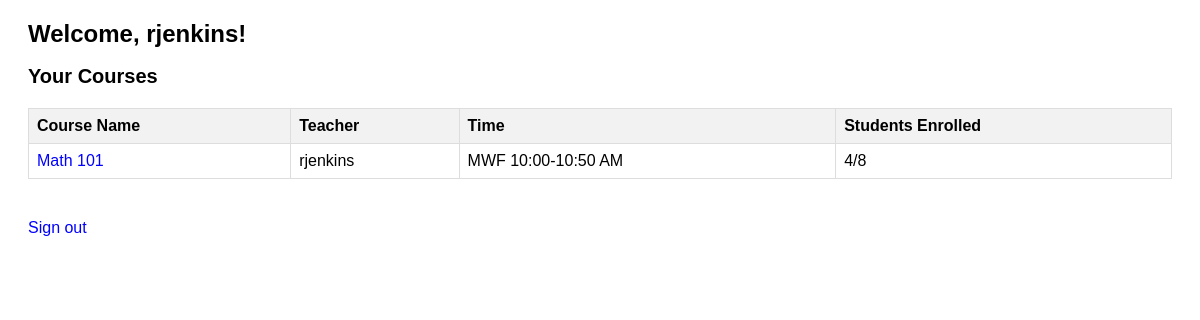
Screenshot of /dashboard/teacher (signed in) with the database file from the repository.
### models.py (models this page shows)
class User(db.Model):
    __tablename__ = 'auth'
    id = db.Column(db.Integer, primary_key=True)
    username = db.Column(db.String, unique=True, nullable=False)
    password = db.Column(db.String, nullable=False)  # Store plaintext password here
    role = db.Column(db.String, nullable=False)  # 'student', 'teacher', 'admin'

class Class(db.Model):
    __tablename__ = 'classes'
    id = db.Column(db.Integer, primary_key=True)
    name = db.Column(db.String, nullable=False)
    teacher_id = db.Column(db.Integer, db.ForeignKey('auth.id'), nullable=False)
    time = db.Column(db.String, nullable=False)
    capacity = db.Column(db.Integer, nullable=False)
    teacher = db.relationship('User', backref='classes', lazy=True)

### app.py (the view, shortened to what this page needs)
@app.route('/dashboard/<role>')
def dashboard(role):
    if role == 'teacher':
        teacher_id = session.get('id')
        if not teacher_id:
            flash("Unauthorized access! Please log in.", "danger")
            return redirect(url_for("login"))
        classes = Class.query.filter_by(teacher_id=teacher_id).all()
        class_info = [
            {
                'id': class_.id,
                'name': class_.name,
                'teacher': User.query.get(teacher_id).username,
                'time': class_.time,
                'capacity': class_.capacity,
                'enrolled': Enrollment.query.filter_by(class_id=class_.id).count()
            }
            for class_ in classes
        ]
        return render_template('teacherDashboard.html', classes=class_info)

### templates/teacherDashboard.html (shortened to what this page needs)
<!DOCTYPE html>
<html lang="en">
<head>
</head>
<body>
    <div class="container">
        <h1>Welcome, {{ session.get('username') }}!</h1>
        <h2>Your Courses</h2>
        <table>
            <thead>
                <tr>
                    <th>Course Name</th>
                    <th>Teacher</th>
                    <th>Time</th>
                    <th>Students Enrolled</th>
                </tr>
            </thead>
            <tbody>
                {% for class_ in classes %}
                <tr>
                    <td><a href="{{ url_for('view_class', class_id=class_['id']) }}">{{ class_['name'] }}</a></td>
                    <td>{{ class_['teacher'] }}</td>
                    <td>{{ class_['time'] }}</td>
                    <td>{{ class_['enrolled'] }}/{{ class_['capacity'] }}</td>
                </tr>
                {% endfor %}
            </tbody>
        </table>
        <a class="logout" href="{{ url_for('logout') }}">Sign out</a>
    </div>
</body>
</html>

### templates/teacherDashboard.html (style rules this page uses)
body { font-family: Arial, sans-serif; }
h1 { font-size: 24px; }
h2 { font-size: 20px; margin-bottom: 10px; }
table { width: 100%; border-collapse: collapse; margin: 20px 0; }
th, td { border: 1px solid #ddd; padding: 8px; text-align: left; }
th { background-color: #f2f2f2; }
a { text-decoration: none; color: blue; }
.container { margin: 20px; }
.logout { margin-top: 20px; display: inline-block; }

### rows the page displays
User: get "rjenkins", teacher "rjenkins"
Class: name "Math 101", time "MWF 10:00-10:50 AM"

### other values shown
{{ class_['enrolled'] }} "4"
{{ class_['capacity'] }} "8"
